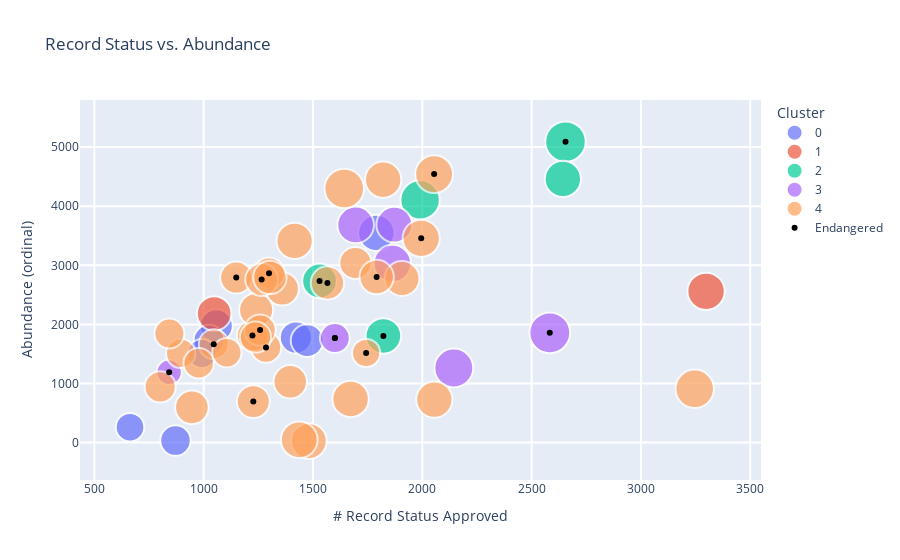

The notebook cell this image was saved under:
### Code cell
cat_01 = 'RecordStatus_Approved'
cat_02 = 'Abundance_ordinal'
title = 'Record Status vs. Abundance'
title_cat_01 = '# Record Status Approved'
title_cat_02 = 'Abundance (ordinal)'
fig =bubbleplot(df_park,cat_01,cat_02,title,title_cat_01,title_cat_02,x_axis_type='linear',cross_plot=parks_endangered)

### Figure 1 — Plotly figure (JSON) as saved in the notebook; plotly's stock layout.template omitted (floating-point values rounded to 4 significant figures)
{"data": [{"marker": {"line": {"width": 2}, "size": [31.26, 26.87, 29.78, 27.37, 24.27, 23.52, 30.82, 38.39], "sizemode": "area", "sizeref": 0.05775}, "mode": "markers", "name": "0", "text": ["Park Name: Denali National Park and Preserve<br>Size: 3372402<br># Species: 999<br># Native Species: 977<br>", "Park Name: Gates Of The Arctic National Park and Preserve<br>Size: 7523898<br># Species: 722<br># Native Species: 722<br>", "Park Name: Glacier Bay National Park and Preserve<br>Size: 3224840<br># Species: 916<br># Native Species: 887<br>", "Park Name: Katmai National Park and Preserve<br>Size: 3674530<br># Species: 760<br># Native Species: 749<br>", "Park Name: Kenai Fjords National Park<br>Size: 669983<br># Species: 605<br># Native Species: 589<br>", "Park Name: Kobuk Valley National Park<br>Size: 1750717<br># Species: 553<br># Native Species: 553<br>", "Park Name: Lake Clark National Park and Preserve<br>Size: 2619733<br># Species: 970<br># Native Species: 950<br>", "Park Name: Wrangell - St Elias National Park and Preserve<br>Size: 8323148<br># Species: 1509<br># Native Species: 1474<br>"], "type": "scatter", "x": [1058, 871, 1422, 1024, 992, 663, 1473, 1790], "y": [1976, 33, 1778, 1734, 1508, 260, 1726, 3549]}, {"marker": {"line": {"width": 2}, "size": [34.54, 40.25], "sizemode": "area", "sizeref": 0.05775}, "mode": "markers", "name": "1", "text": ["Park Name: Haleakala National Park<br>Size: 29094<br># Species: 2023<br># Native Species: 1193<br>", "Park Name: Hawaii Volcanoes National Park<br>Size: 323431<br># Species: 2722<br># Native Species: 1620<br>"], "type": "scatter", "x": [1048, 3298], "y": [2183, 2560]}, {"marker": {"line": {"width": 2}, "size": [36.47, 47.31, 34.71, 38.05, 44.71], "sizemode": "area", "sizeref": 0.05775}, "mode": "markers", "name": "2", "text": ["Park Name: Death Valley National Park<br>Size: 4740912<br># Species: 1410<br># Native Species: 1330<br>", "Park Name: Great Smoky Mountains National Park<br>Size: 521490<br># Species: 2598<br># Native Species: 2238<br>", "Park Name: Redwood National Park<br>Size: 112512<br># Species: 1525<br># Native Species: 1205<br>", "Park Name: Shenandoah National Park<br>Size: 199045<br># Species: 1824<br># Native Species: 1448<br>", "Park Name: Yellowstone National Park<br>Size: 2219791<br># Species: 2188<br># Native Species: 1999<br>"], "type": "scatter", "x": [1822, 2655, 1530, 2643, 1990], "y": [1804, 5093, 2735, 4461, 4107]}, {"marker": {"line": {"width": 2}, "size": [43.61, 25.73, 40.29, 38.77, 18.44, 37.13, 48.06], "sizemode": "area", "sizeref": 0.05775}, "mode": "markers", "name": "3", "text": ["Park Name: Big Bend National Park<br>Size: 801163<br># Species: 2011<br># Native Species: 1902<br>", "Park Name: Biscayne National Park<br>Size: 172924<br># Species: 839<br># Native Species: 662<br>", "Park Name: Channel Islands National Park<br>Size: 249561<br># Species: 1847<br># Native Species: 1623<br>", "Park Name: Cuyahoga Valley National Park<br>Size: 32950<br># Species: 1770<br># Native Species: 1503<br>", "Park Name: Dry Tortugas National Park<br>Size: 64701<br># Species: 481<br># Native Species: 340<br>", "Park Name: Everglades National Park<br>Size: 1508538<br># Species: 1780<br># Native Species: 1379<br>", "Park Name: Grand Canyon National Park<br>Size: 1217403<br># Species: 2532<br># Native Species: 2310<br>"], "type": "scatter", "x": [2144, 1600, 1863, 1695, 842, 1872, 2583], "y": [1262, 1769, 3032, 3683, 1190, 3688, 1857]}, {"marker": {"line": {"width": 2}, "size": [29.72, 25.79, 24.94, 24.76, 26.98, 28, 32.06, 36.82, 33.48, 32.7, 45.37, 38.03, 29.78, 28.09, 39.09, 22.89, 32.05, 28.6, 30.9, 38.09, 31.38, 32.17, 42.67, 35.26, 26.04, 28.48, 37.84, 38.37, 39.89, 26.93, 32.31, 28.18, 41.26, 34.12], "sizemode": "area", "sizeref": 0.05775}, "mode": "markers", "name": "4", "text": ["Park Name: Acadia National Park<br>Size: 47390<br># Species: 1157<br># Native Species: 883<br>", "Park Name: Arches National Park<br>Size: 76519<br># Species: 749<br># Native Species: 665<br>", "Park Name: Badlands National Park<br>Size: 242756<br># Species: 700<br># Native Species: 622<br>", "Park Name: Black Canyon of the Gunnison National Park<br>Size: 32950<br># Species: 689<br># Native Species: 613<br>", "Park Name: Bryce Canyon National Park<br>Size: 35835<br># Species: 788<br># Native Species: 728<br>", "Park Name: Canyonlands National Park<br>Size: 337598<br># Species: 866<br># Native Species: 784<br>", "Park Name: Capitol Reef National Park<br>Size: 241904<br># Species: 1161<br># Native Species: 1028<br>", "Park Name: Carlsbad Caverns National Park<br>Size: 46766<br># Species: 1427<br># Native Species: 1356<br>", "Park Name: Congaree National Park<br>Size: 26546<br># Species: 1205<br># Native Species: 1121<br>", "Park Name: Crater Lake National Park<br>Size: 183224<br># Species: 1122<br># Native Species: 1069<br>", "Park Name: Glacier National Park<br>Size: 1013572<br># Species: 2196<br># Native Species: 2058<br>", "Park Name: Grand Teton National Park<br>Size: 309995<br># Species: 1587<br># Native Species: 1446<br>", "Park Name: Great Basin National Park<br>Size: 77180<br># Species: 955<br># Native Species: 887<br>", "Park Name: Great Sand Dunes National Park and Preserve<br>Size: 42984<br># Species: 813<br># Native Species: 789<br>", "Park Name: Guadalupe Mountains National Park<br>Size: 86416<br># Species: 1578<br># Native Species: 1528<br>", "Park Name: Hot Springs National Park<br>Size: 5550<br># Species: 588<br># Native Species: 524<br>", "Park Name: Isle Royale National Park<br>Size: 571790<br># Species: 1167<br># Native Species: 1027<br>", "Park Name: Joshua Tree National Park<br>Size: 789745<br># Species: 849<br># Native Species: 818<br>", "Park Name: Lassen Volcanic National Park<br>Size: 106372<br># Species: 1005<br># Native Species: 955<br>", "Park Name: Mammoth Cave National Park<br>Size: 52830<br># Species: 1628<br># Native Species: 1451<br>", "Park Name: Mesa Verde National Park<br>Size: 52122<br># Species: 1106<br># Native Species: 985<br>", "Park Name: Mount Rainier National Park<br>Size: 235625<br># Species: 1191<br># Native Species: 1035<br>", "Park Name: North Cascades National Park<br>Size: 504781<br># Species: 2053<br># Native Species: 1821<br>", "Park Name: Olympic National Park<br>Size: 922651<br># Species: 1356<br># Native Species: 1243<br>", "Park Name: Petrified Forest National Park<br>Size: 93533<br># Species: 732<br># Native Species: 678<br>", "Park Name: Pinnacles National Park<br>Size: 26606<br># Species: 940<br># Native Species: 811<br>", "Park Name: Rocky Mountain National Park<br>Size: 265828<br># Species: 1526<br># Native Species: 1432<br>", "Park Name: Saguaro National Park<br>Size: 91440<br># Species: 1578<br># Native Species: 1472<br>", "Park Name: Sequoia and Kings Canyon National Parks<br>Size: 865952<br># Species: 1818<br># Native Species: 1591<br>", "Park Name: Theodore Roosevelt National Park<br>Size: 70447<br># Species: 807<br># Native Species: 725<br>", "Park Name: Voyageurs National Park<br>Size: 218200<br># Species: 1173<br># Native Species: 1044<br>", "Park Name: Wind Cave National Park<br>Size: 28295<br># Species: 890<br># Native Species: 794<br>", "Park Name: Yosemite National Park<br>Size: 761266<br># Species: 1896<br># Native Species: 1702<br>", "Park Name: Zion National Park<br>Size: 146598<br># Species: 1316<br># Native Species: 1164<br>"], "type": "scatter", "x": [1694, 1046, 895, 1106, 1285, 1223, 1566, 1481, 1240, 946, 1643, 1821, 1149, 801, 1437, 1743, 1359, 1299, 1265, 2055, 1227, 1303, 3246, 1907, 843, 1258, 1416, 1672, 1995, 977, 1396, 1237, 2054, 1791], "y": [3040, 1665, 1509, 1520, 1609, 1810, 2701, 26, 2244, 596, 4299, 4448, 2793, 942, 47, 1516, 2602, 2867, 2758, 728, 693, 2795, 910, 2776, 1845, 1903, 3413, 739, 3457, 1342, 1029, 1784, 4544, 2801]}, {"marker": {"color": "black"}, "mode": "markers", "name": "Endangered", "type": "scatter", "x": [2655, 1743, 1600, 842, 1600, 1530, 1046, 1285, 1223, 1566, 1822, 1149, 2583, 1299, 1265, 1227, 1258, 1995, 2054, 1791], "y": [5093, 1516, 1769, 1190, 1769, 2735, 1665, 1609, 1810, 2701, 1804, 2793, 1857, 2867, 2758, 693, 1903, 3457, 4544, 2801]}], "layout": {"legend": {"title": {"text": "Cluster"}}, "title": {"text": "Record Status vs. Abundance"}, "xaxis": {"gridcolor": "white", "gridwidth": 2, "title": {"text": "# Record Status Approved"}, "type": "linear"}, "yaxis": {"gridcolor": "white", "gridwidth": 2, "title": {"text": "Abundance (ordinal)"}, "type": "linear"}}}
